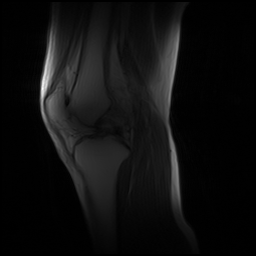
#> input picture 00005-dd5595a4.png, 256 x 256 px
$ python noise.py
#> lines starting #> are read from the running program, lines starting #| are printed output that depends on the picture
import cv2
import numpy as np
import matplotlib.pyplot as plt

# Шаг 1: Загрузка изображения в градациях серого
img = cv2.imread('00005-dd5595a4.png', 0)
#> img is the input picture: shape (256, 256); min 0, max 255, mean 15.1

# Преобразование в градации серого, если изображение имеет три канала (RGB)
if img is not None and len(img.shape) == 3:
    img = cv2.cvtColor(img, cv2.COLOR_BGR2GRAY)

# Шаг 2: Отображение оригинального изображения
cv2.imshow('Original Image', img)
cv2.waitKey(0)
cv2.destroyAllWindows()

# Шаг 3: Построение и сохранение гистограммы
plt.figure()
plt.hist(img.ravel(), bins=256, range=(0, 256), color='black')
plt.title('Original Histogram')
plt.xlabel('Pixel Intensity')
plt.ylabel('Frequency')
plt.savefig('./noise/original_histogram.png')  # Сохранение гистограммы
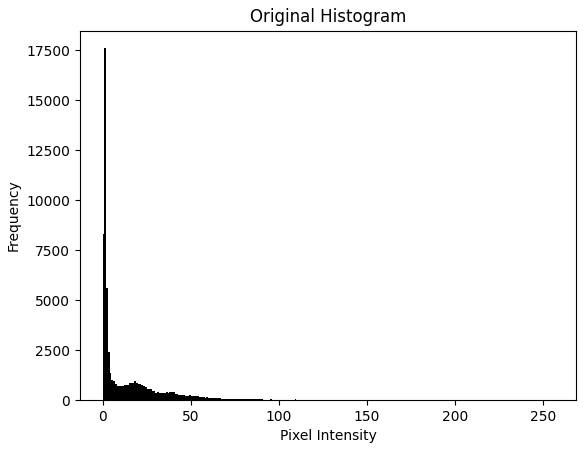
#> figure drawn by matplotlib, 1 panel; tallest bar 17610 high, from x = 1 to 2
plt.show()

# Шаг 4: Выровняем гистограмму
equalized_img = cv2.equalizeHist(img)
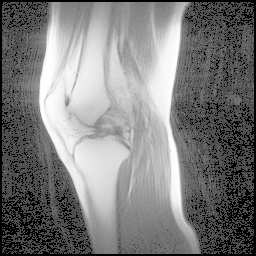
#> equalized_img: shape (256, 256); min 0, max 255, mean 123.6

# Отображение выровненного изображения
cv2.imshow('Equalized Image', equalized_img)
cv2.waitKey(0)
cv2.destroyAllWindows()

# Сохранение выровненного изображения
cv2.imwrite('./noise/equalized_image.png', equalized_img)

# Шаг 5: Построение и сохранение гистограммы выровненного изображения
plt.figure()
plt.hist(equalized_img.ravel(), bins=256, range=(0, 256), color='black')
plt.title('Equalized Histogram')
plt.xlabel('Pixel Intensity')
plt.ylabel('Frequency')
plt.savefig('./noise/equalized_histogram.png')  # Сохранение гистограммы выровненного изображения
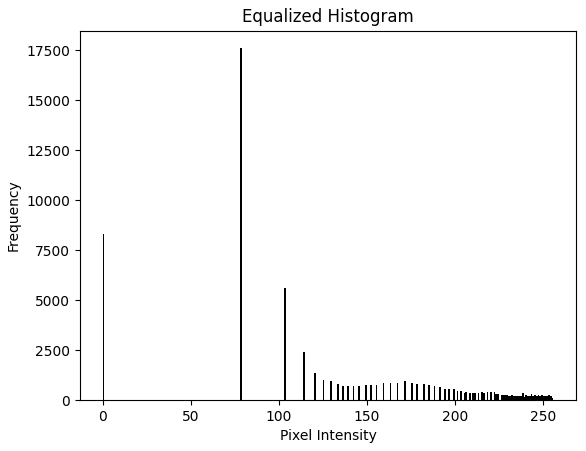
#> figure drawn by matplotlib, 1 panel; tallest bar 17610 high, from x = 78 to 79
plt.show()

$ run again, with 00002-dd559589.png copied over 00005-dd5595a4.png
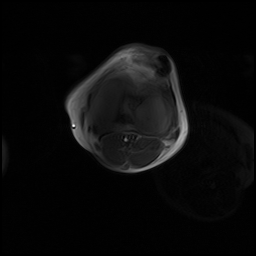
#> input picture 00002-dd559589.png, 256 x 256 px
#> img is the input picture: shape (256, 256); min 0, max 255, mean 10.6
#> `equalized_img = cv2.equalizeHist(img)`:
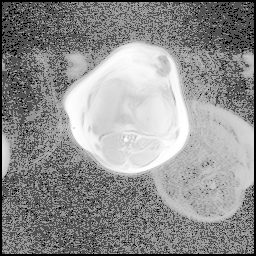
#> equalized_img: shape (256, 256); min 0, max 255, mean 142.5
#> `plt.savefig('./noise/equalized_histogram.png')`:
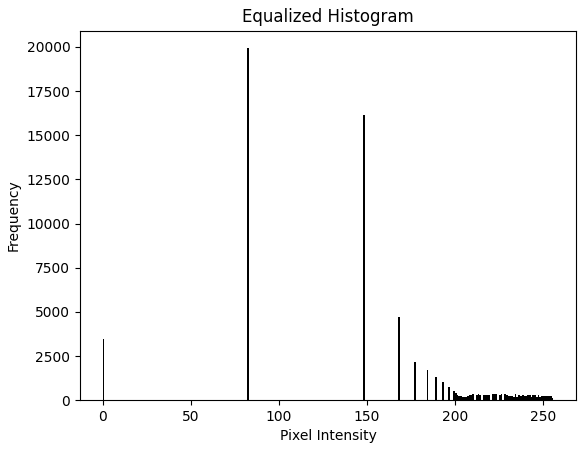
#> figure drawn by matplotlib, 1 panel; tallest bar 19930 high, from x = 82 to 83
